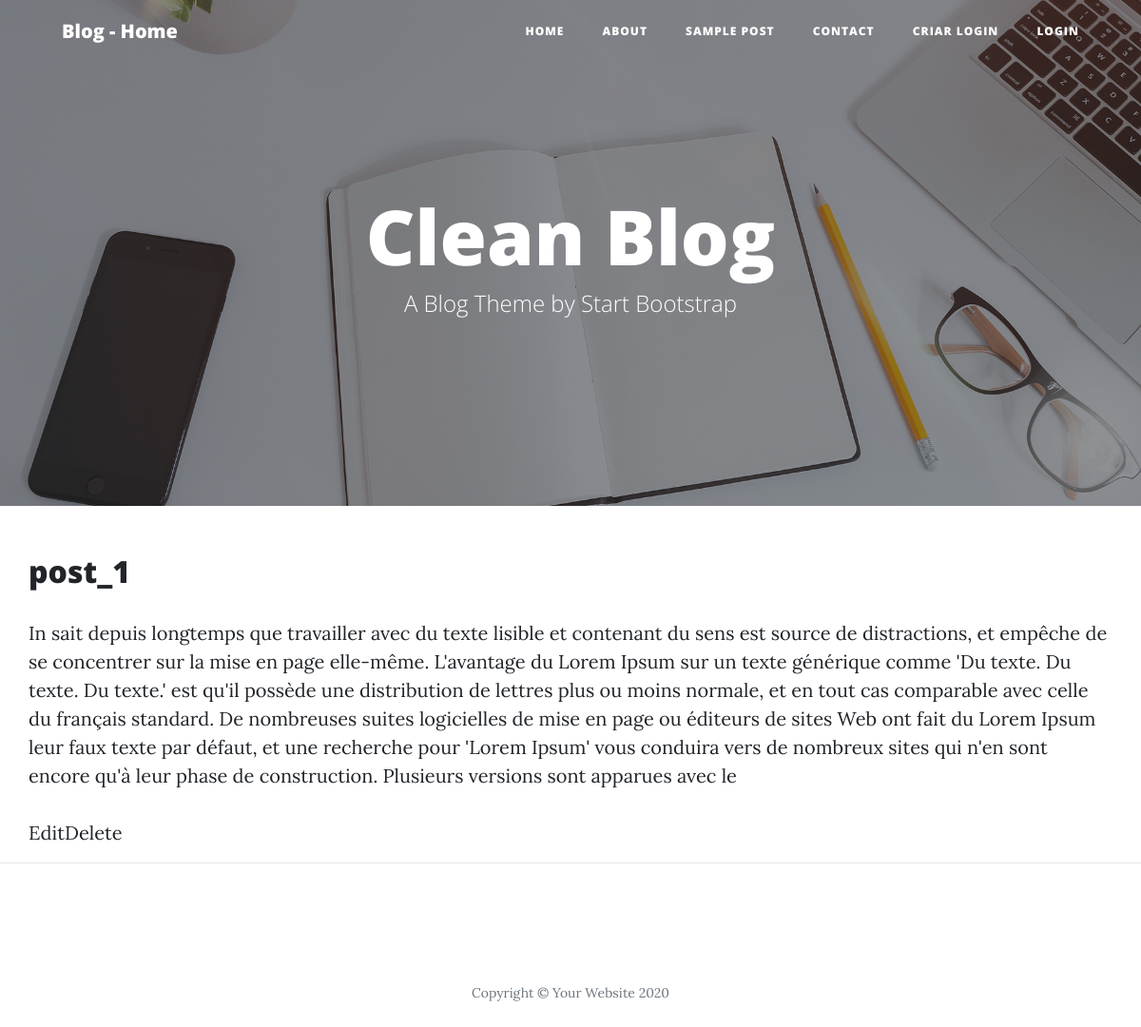
The page /post/post_1/ on the database its author committed.
### blog/models.py (models this page shows, shortened)
class Post(models.Model):
    STATUS = (
        ('rascunho', 'Rascunho'),
        ('publicado','Publicado'),
    )
    title = models.CharField(max_length=250)
    slug  = models.CharField(max_length=250)
    author = models.ForeignKey(User,
                                on_delete=models.CASCADE)
    content = models.TextField()
    published = models.DateTimeField(default=timezone.now)
    created = models.DateTimeField(auto_now_add=True)
    changed = models.DateTimeField(auto_now=True)
    status = models.CharField(max_length=10,
                                choices=STATUS,
                                default='rascunho')
    objects   = models.Manager()
    published_ = PublishedManager()
    def get_absolute_url_update(self):
        return reverse('post_update', args=[self.pk])
    def get_absolute_url_delete(self):
        return reverse('post_delete', args=[self.pk])
    class Meta:
        ordering = ('published',)

### blog/views.py (the view)
# urls.py: path('post/<slug:slug>/', views.BlogDetailView.as_view() , name="post_detail"),
class BlogDetailView(DetailView):
    model = Post
    template_name = 'blog/post_detail.html'

### blog/templates/blog/post_detail.html (shortened to what this page needs)
{% extends 'base.html' %}
{% block content %}
        <div class='post-entry'>
                <h2>{{object.title}}</h2>
                <p>{{ object.content }}</p>
        </div>
        <a href="{{ object.get_absolute_url_update}}">Edit</a><br>
        <a href="{{ object.get_absolute_url_delete }}">Delete</a>
{% endblock content %}

### rows shown on the page
Post: title "post_1", content "In sait depuis longtemps que travailler avec du texte lisible et contenant du sens est source de distractions, et empêche de se concentrer sur la mise en page elle-même. L'avantage du Lorem Ipsum sur un texte générique comme 'Du texte. Du texte. Du texte.' est qu'il possède une distribution de lettres plus ou moins normale, et en tout cas comparable avec celle du français standard. De nombreuses suites logicielles de mise en page ou éditeurs de sites Web ont fait du Lorem Ipsum leur faux texte par défaut, et une recherche pour 'Lorem Ipsum' vous conduira vers de nombreux sites qui n'en sont encore qu'à leur phase de construction. Plusieurs versions sont apparues avec le"
